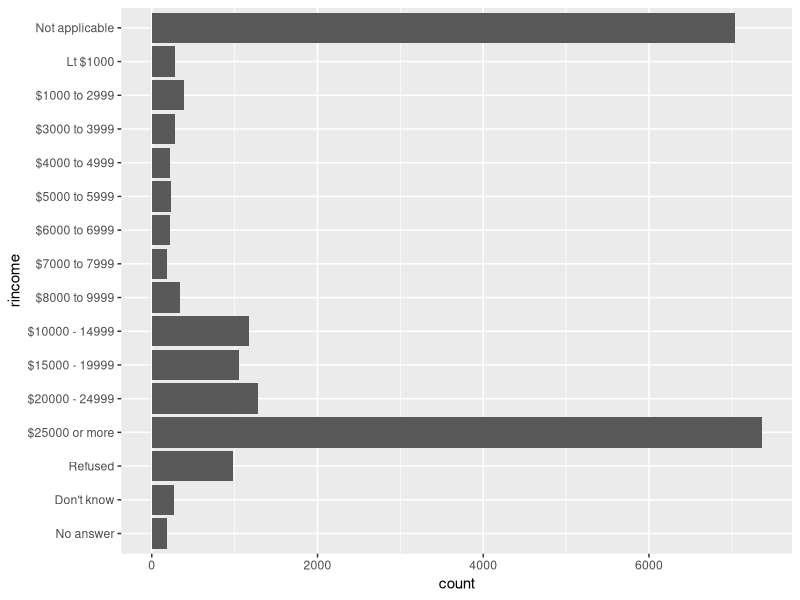
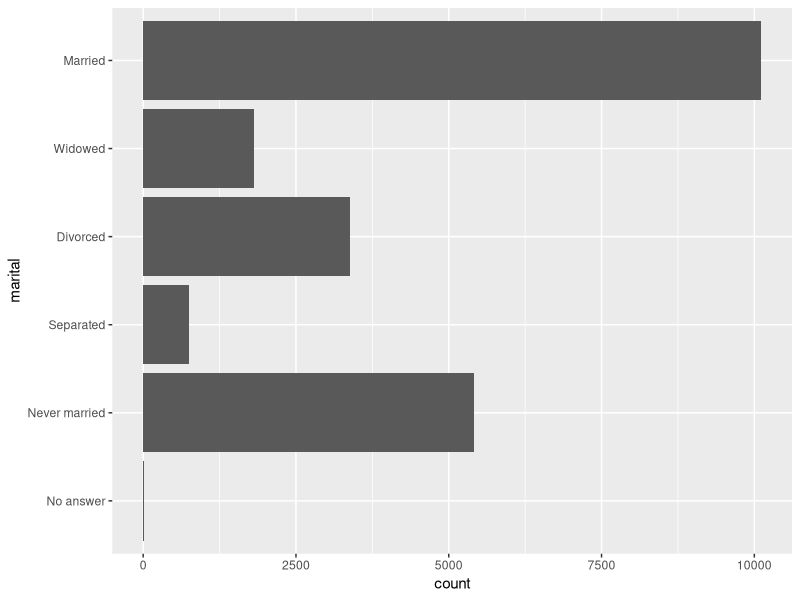
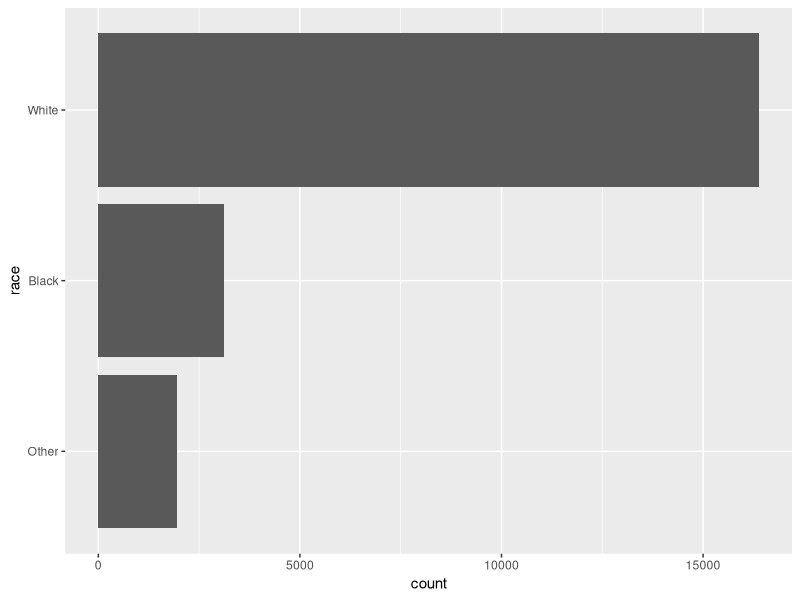
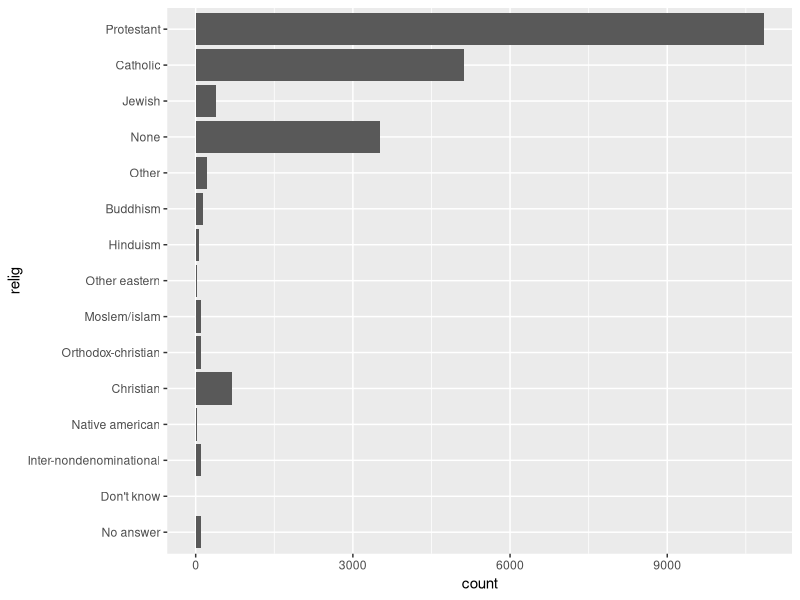
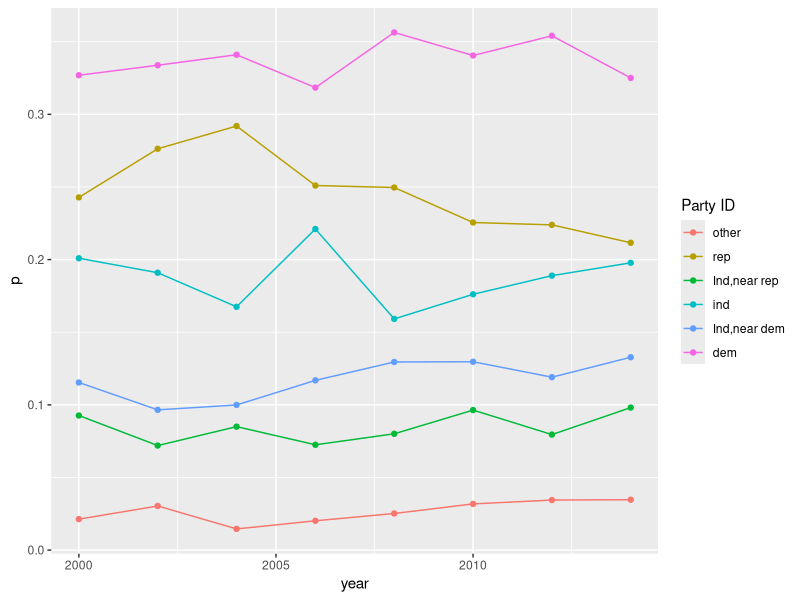
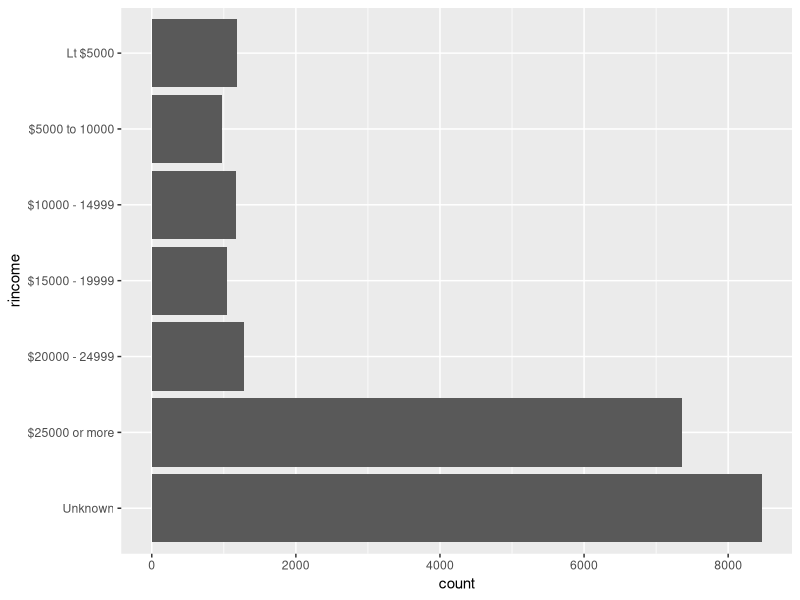

Source code (R) for these figures, in order:
## ---- chunk 1
knitr::opts_chunk$set(echo = TRUE)
## ---- chunk 2
library(tidyverse)
## ---- chunk 3
rplot <-
  gss_cat %>%
  ggplot(aes(x=rincome))+
  geom_bar()+
  coord_flip()
rplot
## ---- chunk 4
gss_cat %>%
  filter(!denom %in% c("No answer", "Other", "Don't know", "Not applicable", "No denomination")) %>%
  count(relig)
## ---- chunk 5
keep(gss_cat,is.factor) %>%
  names()
gss_cat %>%
  ggplot(aes(x=marital))+
  geom_bar()+
  coord_flip()

levels(gss_cat$race)
gss_cat %>%
  ggplot(aes(race))+
  geom_bar()+
  coord_flip()

levels(gss_cat$rincome)

levels(gss_cat$relig)
gss_cat %>%
  ggplot(aes(relig))+
  geom_bar()+
  coord_flip()

levels(gss_cat$denom)
levels(gss_cat$partid)
## ---- chunk 6
levels(gss_cat$partyid)
gss_cat %>%
  mutate(
    partid = fct_collapse(
      partyid,
      other = c("No answer", "Don't know", "Other party"),
      rep = c("Strong republican", "Not str republican"),
      ind = c("Ind, near rep", "Independent", "Ind, near dem"),
      dem = c("Not str democrat", "Strong democrat")
    )
  ) %>%
  count(year, partid) %>%
  group_by(year) %>%
  mutate(p = n / sum(n)) %>%
  ggplot(aes(x = year, y = p, color = partid)) +
  geom_point() +
  geom_line() +
  labs(color = "Party ID")
## ---- chunk 7
library("stringr")
gss_cat %>%
  mutate(
    rincome =
      fct_collapse(
        rincome,
        `Unknown` = c("No answer", "Don't know", "Refused", "Not applicable"),
        `Lt $5000` = c("Lt $1000", str_c(
          "$", c("1000", "3000", "4000"),
          " to ", c("2999", "3999", "4999")
        )), `$5000 to 10000` = str_c(
          "$", c("5000", "6000", "7000", "8000"),
          " to ", c("5999", "6999", "7999", "9999"))
      )
  ) %>%
  ggplot(aes(x = rincome)) +
  geom_bar() +
  coord_flip()
